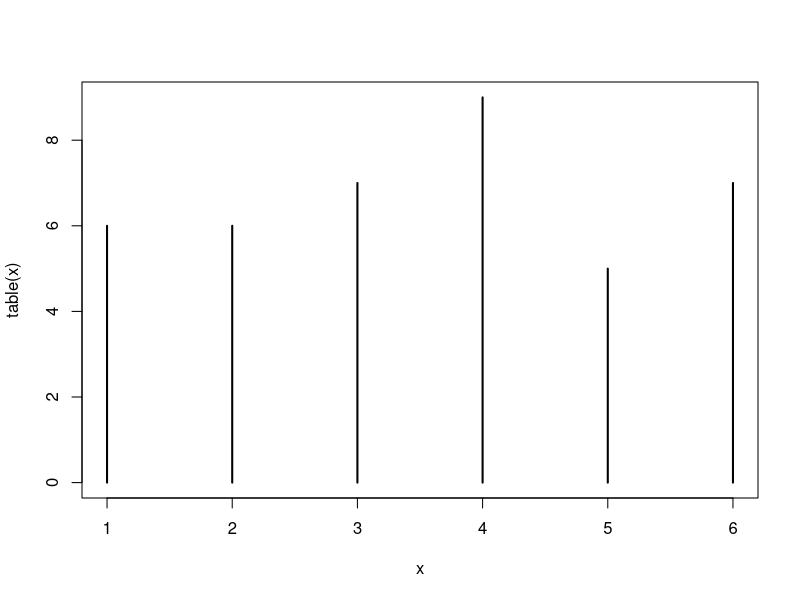
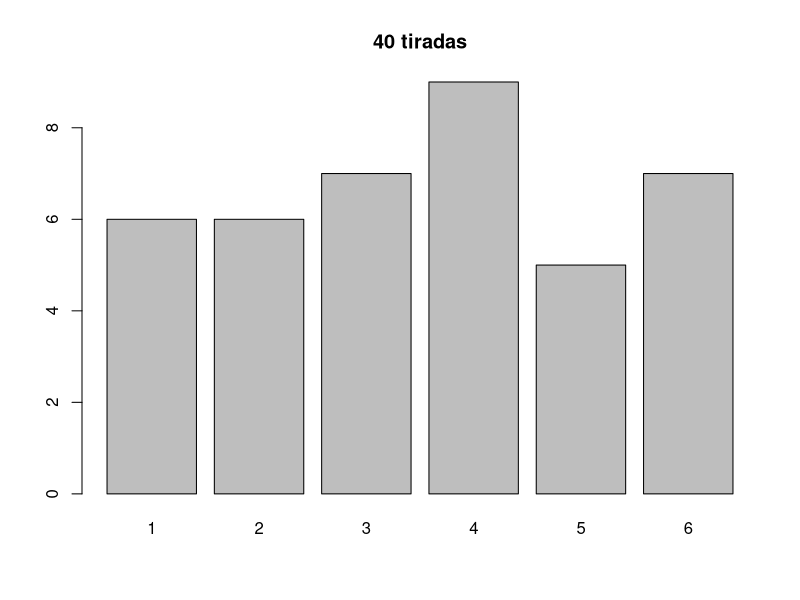
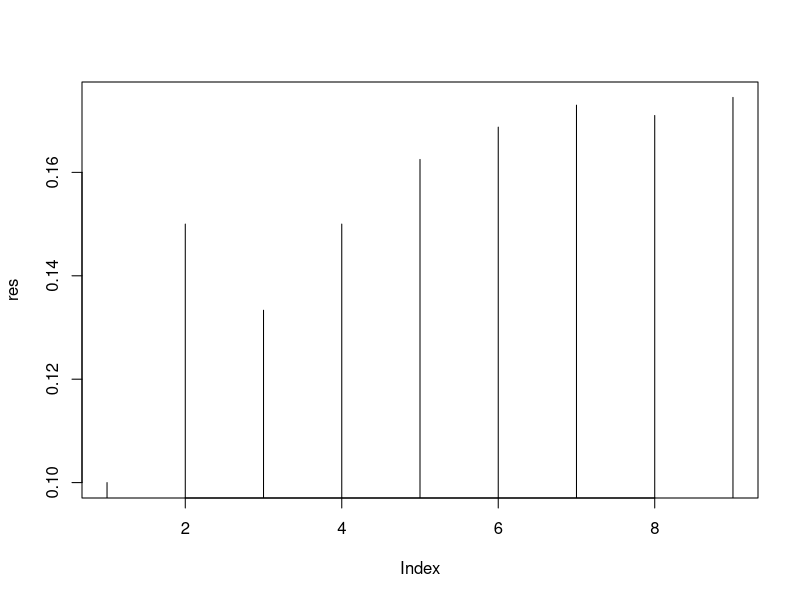
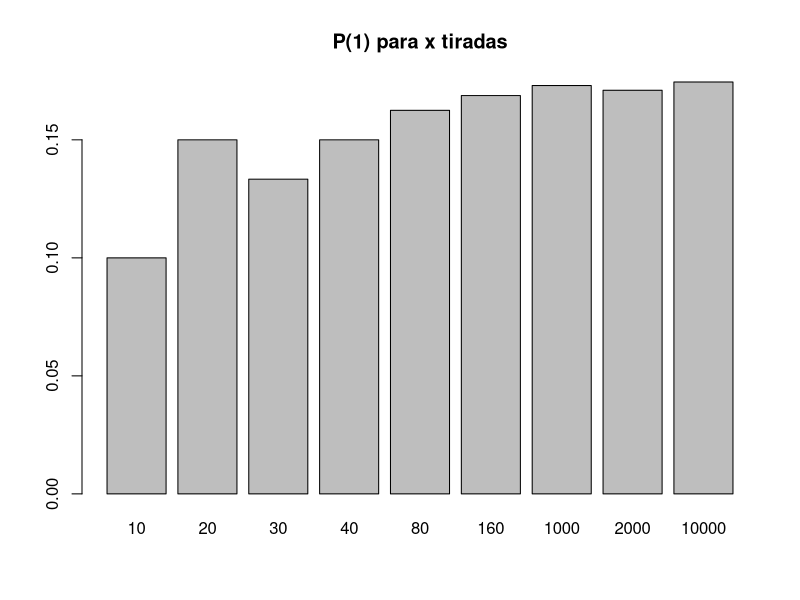
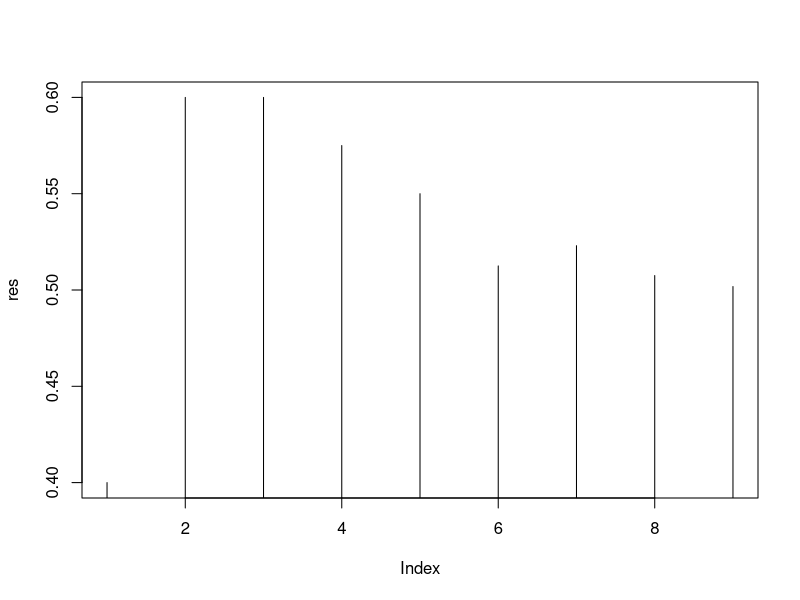
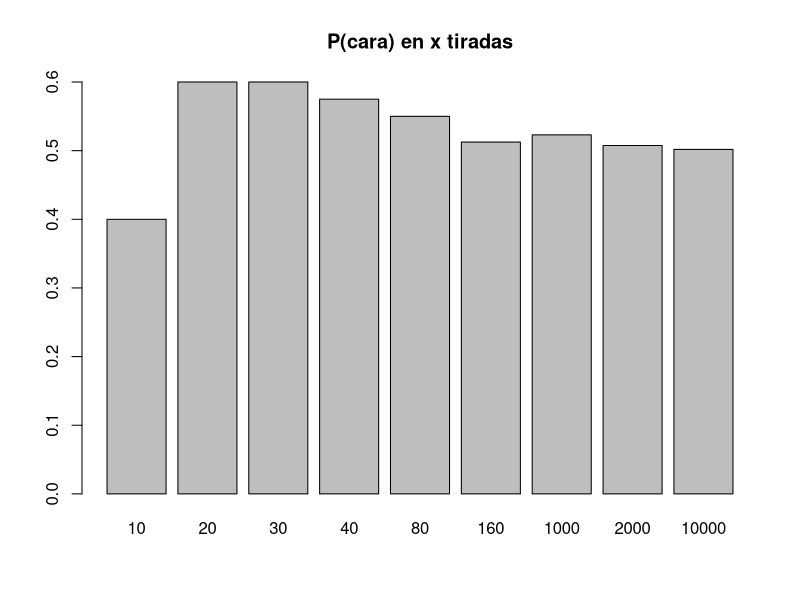
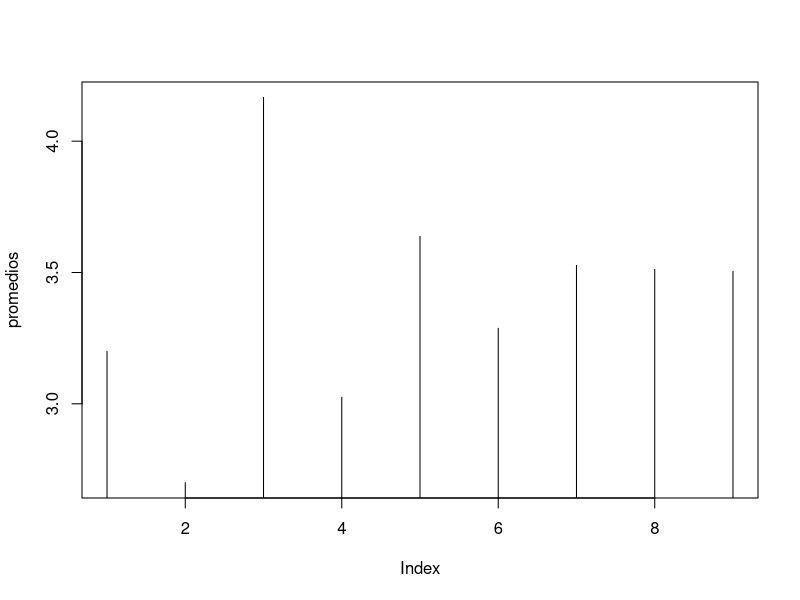
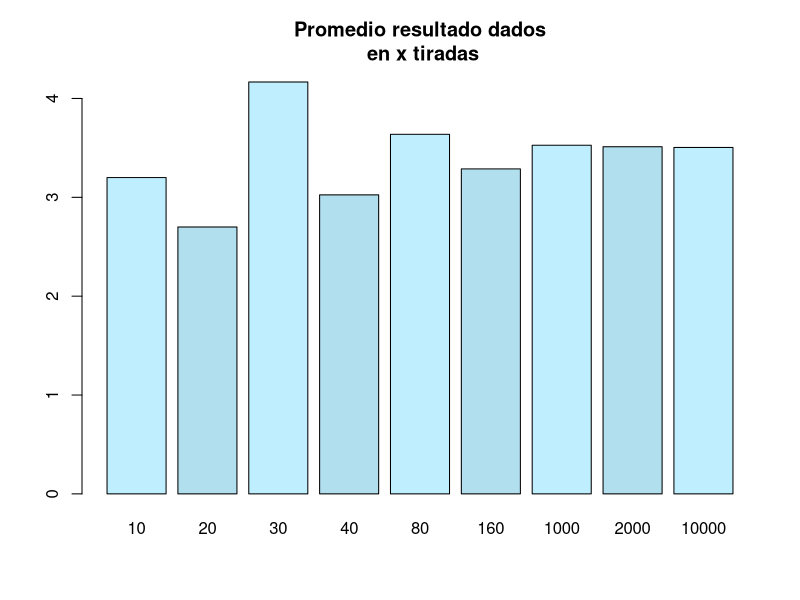

Here is the R script that generated these plots, in order:
## Test Basico

# Ejercicio 1.2.1

?sample
sample(1:6,20,replace=TRUE,prob=c(1/6,1/6,1/6,1/6,1/6,1/6))

x <- sample(1:6,40,replace=TRUE,prob=c(1/6,1/6,1/6,1/6,1/6,1/6))
x
tx <- table(x)
tx
plot(table(x),type="h")
barplot(tx, main="40 tiradas")

p <- function(x){x/tx[x]}
p(5)

# P(1) en k tiradas
p1 <- function(k){
  x <- sample(1:6,k,replace=TRUE,prob=c(1/6,1/6,1/6,1/6,1/6,1/6))
  tx <- table(x)
  tx[1]/k
}

?vapply
p1(30)
res <- vapply(list(10,20,30,40,80,160,1000,2000,10000),p1,c(1))
names(res) <- c(10,20,30,40,80,160,1000,2000,10000)
plot(res,type="h")
barplot(res, main="P(1) para x tiradas")  

# Ejercicio 1.2.2

sample(c(0,1),20,replace=TRUE,prob=c(0.5,0.5))
k <- 100
moneda_p1 <- function(k){
  x <- sample(c(0,1),k,replace=TRUE,prob=c(0.5,0.5))
  tx <- table(x)
  tx[1]/k
}

moneda_p1(30)
res <- vapply(list(10,20,30,40,80,160,1000,2000,10000),moneda_p1,c(1))
names(res) <- c(10,20,30,40,80,160,1000,2000,10000)
plot(res,type="h")
barplot(res, main="P(cara) en x tiradas")

## Promedio

# Ejercicio 1.2.3
k <- 100
x <- sample(1:6,k,replace=TRUE,prob=c(1/6,1/6,1/6,1/6,1/6,1/6))
x
sum(x)
length(x)
mean(x)

# promedio de los resultados al tirar k veces el dado
promedio <- function(k){
  x <- sample(1:6,k,replace=TRUE,prob=c(1/6,1/6,1/6,1/6,1/6,1/6))
  mean(x)
}

promedio (10)
promedios <- vapply(list(10,20,30,40,80,160,1000,2000,10000),promedio,c(1))
names(promedios) <- c(10,20,30,40,80,160,1000,2000,10000)
promedios

plot(promedios, type="h")
barplot(promedios, col=c("lightblue1","lightblue2"), main="Promedio resultado dados\n en x tiradas")

# Ejercicio 1.2.6

?sd
k <- 100
x <- sample(1:6,k,replace=TRUE,prob=c(1/6,1/6,1/6,1/6,1/6,1/6))
x
sum(x)
length(x)
mean(x)
sd(x)

desviostd <- function(k){
  x <- sample(1:6,k,replace=TRUE,prob=c(1/6,1/6,1/6,1/6,1/6,1/6))
  sd(x)
}

desvios <- vapply(list(10,20,30,40,80,160,1000,2000,10000),desviostd,c(1))
names(desvios) <- c(10,20,30,40,80,160,1000,2000,10000)
desvios

barplot(desvios, ylim=c(0,2), main="desvio estandar\n para x tiradas")

## Distribuciones

# Ejercicio 1.2.7

k <- 10
x <- sample(1:6,k,replace=TRUE,prob=c(1/6,1/6,1/6,1/6,1/6,1/6))
tx <- table(x)

barplot(tx)

enetiradas <- function(n){
  x <- sample(1:6,n,replace=TRUE,prob=c(1/6,1/6,1/6,1/6,1/6,1/6))
  table(x)
}

par(mfrow=c(2,3))
barplot(enetiradas(10), main="10")
barplot(enetiradas(20), main="20")
barplot(enetiradas(40), main="40")
barplot(enetiradas(80), main="80")
barplot(enetiradas(2000), main="2000")
barplot(enetiradas(10000), main="10000")
par(mfrow=c(1,1))

library(datasets)
data(iris)
length(iris$Petal.Length)
barplot(iris$Petal.Length)
par(mfrow=c(3,1))
barplot(iris$Petal.Length[1:50])
barplot(iris$Petal.Length[51:100])
barplot(iris$Petal.Length[101:150])
par(mfrow=c(1,1))

hist(iris$Petal.Length)
hist(iris[iris$Species=="setosa",]$Petal.Length,breaks=seq(0,3,0.05))
hist(iris$Petal.Length,breaks=seq(0,8,0.7))
hist(iris$Petal.Length,breaks=seq(0,8,0.1))

# ajusto Petal.Length para la Specie Setosa con dnorm
# le paso a dnorm los parametros mean y sd de los datos
mean(iris[iris$Species=="setosa","Petal.Length"])
sd(iris[iris$Species=="setosa","Petal.Length"])
# dnorm(x, mean=1.462, sd=0.173664)
par(mfrow=c(2,1))
hist(iris[iris$Species=="setosa",]$Petal.Length,breaks=seq(0.5,2.5,0.05), main="setosa Petal.Length\n mean=1.462 sd=0.173664")
plot(function(x) dnorm(x, mean=1.462, sd=0.173664), 0.5, 2.5, main = "dnorm(x, mean=1.462, sd=0.173664)",ylab="")
par(mfrow=c(1,1))

## Inferencia estadistica

sample(c(0,1),10,replace=TRUE,prob=c(0.75,0.25))
# [1] 1 1 0 1 1 1 1 0 0 0
# que probabilidad hay de este resultado si la moneda esta equilibrada
dbinom(6,10,0.5)
dbinom(4,10,0.5)

#  [1] 1 0 1 1 0 0 0 0 0 0
dbinom(3,10,0.5)

# [1] 0 0 0 0 0 0 0 0 1 0
dbinom(1,10,0.5)

x <- sample(c(0,1),20,replace=TRUE,prob=c(0.75,0.25))
tx <- table(x)
dbinom(tx[1],20,0.5)

x <- sample(c(0,1),100,replace=TRUE,prob=c(0.75,0.25))
tx <- table(x)
dbinom(tx[1],100,0.5)

# probabilidad de x si H0 en n tiradas
moneda <- function(n){
  x <- sample(c(0,1),n,replace=TRUE,prob=c(0.75,0.25))
  tx <- table(x)
  dbinom(tx[1],n,0.5) * 100
}

# veces que acepto H0 (sindo H1 por def de la funcion) con 95% de nivel de confianza
# en 20 rondas de 10 tiradas
res <- vapply(rep(10,20),moneda,c(1))
length(res[which(res > 5)])
# en 20 rondas de 20 tiradas
res <- vapply(rep(20,20),moneda,c(1))
length(res[which(res > 5)])
# en 20 rondas de 100 tiradas
res <- vapply(rep(100,20),moneda,c(1))
length(res[which(res > 5)])

dbinom(1,1,0.5)
dbinom(2,2,0.5)
dbinom(3,3,0.5)
dbinom(2,3,0.5)
dbinom(1,3,0.5)

# Nos dicen que el 15% de la poblacion mundial tiene sobrepeso.
# queremos saber si en Bs. As es la misma tasa
# Tomamos una muestra aleatoria de 5 habitantes y encontramos 2 con sobrepeso.

# H0 : Bs As tiene la misma tasa mundial, 15%

# probabilidad de q ninguno tenga sobrepeso, siendo H0
dbinom(0,1,0.15)
dbinom(0,2,0.15)
dbinom(0,3,0.15)
dbinom(0,4,0.15)
dbinom(0,5,0.15)
dbinom(0,1,0.15) ^ 5

# P(2 con sobrepeos y 3 sin)
dbinom(2,5,.15)
# P(3 con sobrepeos y 2 sin)
dbinom(3,5,.15)
# P(4 con sobrepeos y 1 sin)
dbinom(4,5,.15)
# P(5 con sobrepeos y 0 sin)
dbinom(5,5,.15)

# Si Bs As tuviera la misma tasa q la mundial, la prob de encontrar 2 con sobre peso en 5 es
# P(2 con sobrepeos y 3 sin)
dbinom(2,5,.15)
# no esta entre 5% sup ni el 5% if, ie. no hay motivo para rechazar H0

#En el siguiente código se grafica el seno y el coseno en el intervalo [-2\pi , 2\pi] 
plot(sin,-2*pi, 2*pi, col="red" , xlab="", ylab="")
par(new=TRUE)
plot(cos, -2*pi, 2*pi, col="blue" , xlab="", ylab="",  axes=FALSE) 
title(main="Gráficas del seno y coseno")
abline(a=0, b=0)

plot(function(x) dbinom(x,100, 0.15),0,100, col="blue",yaxt="n",ylim = c(0, 0.12),ylab="")
axis(4)
text(80,0.02,labels="dbinom",col="blue")
par(new=TRUE)
plot(function(x) pbinom(x,100, 0.15),0,100, col="red",yaxt="n",ylim = c(0, 1.2),ylab="")
axis(2)
text(40,1.1,labels="pbinom",col="red")

# Ejercicio 1.2.8

# serie que se nos entrega
serie <- c(rep(1,170),rep(2,235), rep(3,163),rep(4,105),rep(5,168),rep(6,159))
tserie <- table(serie)
tserie
# serie
#   1   2   3   4   5   6 
# 170 235 163 105 168 159 

# promedio de la serie dada:
mean(serie)
# [1] 3.343

# En 1.2.3 vimos que promedio para 10000 tiradas = 3.527000 
# En 1.2.6 vimos que sd para 10000 tiradas = 1.709289 

pnorm(3.343, mean=3.527000, sd=1.709289)
# [1] 0.4571378
qnorm(0.4571378, mean=3.527000, sd=1.709289)  # matematicamente, qnorm es la inversa a pnorm
# [1] 3.343
qnorm(0.95, mean=3.527000, sd=1.709289)
# [1] 6.33853
qnorm(0.05, mean=3.527000, sd=1.709289)
# [1] 0.7154698

plot(function(x) dnorm(x, mean=3.527000, sd=1.709289), 0, 8, main = "pnorm serie \n x=3.343 y=0.457", ylab="", yaxt="n")
axis(4)
par(new=TRUE)
plot(function(x) pnorm(x, mean=3.527000, sd=1.709289), 0, 8, main = "pnorm serie \n x=3.343 y=0.457", ylab="", yaxt="n")
axis(2)
abline(v=3.34, col="blue")
abline(h=0.457, col="blue")
abline(v=6.33, col="red")
abline(v=0.71, col="red")

pnorm(3.343, mean=3.527000, sd=1.709289)
# [1] 0.4571378

# No hay elemementos para desechar H0 = el dado esta equilibrado
# Es probable un promedio de 3.343 en 1000 tiradas con un dado equilibrado
# Pero bajo la alfombra del promedio se puede esconder muchas cosas
# Intento otra prueba

# defino una funcion que me devuelve las veces que salio el numero que menos salio
min_en1000 <- function(j){  # la j no la uso, es para poder usas sapply
  x <- sample(1:6,1000,replace=TRUE,prob=c(1/6,1/6,1/6,1/6,1/6,1/6))
  tx <- table(x)
  mintx <- min(tx)
}

# genero una serie de 100 minimos correspondientes a registrar 100 veces 1000 tiradas
serie_min <- sapply(1:100, min_en1000)
serie_min
min(serie_min)
mean(serie_min)
sd(serie_min)
pnorm(105, mean=mean(serie_min), sd=sd(serie_min))
# ahora si, muy baja, ese 105 es muy sospechoso

# funcion de densidad con los parametros mean y sd de la serie de minimos
plot(function(x) dnorm(x, mean=mean(serie_min), sd=sd(serie_min)), 100, 200, main = "dnorm serie minimos",ylab="")
abline(v=105, col = "red")
abline(v=qnorm(0.05, mean=mean(serie_min), sd=sd(serie_min)), col= "blue")
abline(v=qnorm(0.95, mean=mean(serie_min), sd=sd(serie_min)), col= "blue")



# el grafico de la probabilidad acumulada con los parametros mean y sd de la serie de minimos
plot(function(x) pnorm(x, mean=mean(serie_min), sd=sd(serie_min)), -1, 250, main = "pnorm serie minimos\n x=105",ylab="")


## Prueba con t-studen

# serie que se nos entrega
serie <- c(rep(1,170),rep(2,235), rep(3,163),rep(4,105),rep(5,168),rep(6,159))

x <- sample(1:6,1000,replace=TRUE,prob=c(1/6,1/6,1/6,1/6,1/6,1/6))

?t.test

datos <- as.data.frame(cbind(table(serie),rep(1/6,6)))
names(datos) <- c("frec","prob")
datos
chisq.test(datos$frec,p=datos$prob)


## Pruebas que deseche

# defino una funcion que me devuelve las veces que salio el 4
cuatro_en1000 <- function(j){  # la j no la uso, es para poder usas sapply
  x <- sample(1:6,1000,replace=TRUE,prob=c(1/6,1/6,1/6,1/6,1/6,1/6))
  tx <- table(x)
  tx[4]
}

# genero una serie de 100 4s correspondientes a registrar 100 veces 1000 tiradas
serie_4s <- sapply(1:100, cuatro_en1000)
serie_4s
min(serie_4s)
pnorm(105, mean=mean(serie_4s), sd=sd(serie_4s))

# plot(function(x) dnorm(x, mean=mean(serie_4s), sd=sd(serie_4s)), -1, 250, main = "dnorm serie_4s ",ylab="")

# el grafico de la probabilidad acumulada con los parametros mean y sd de la serie de 4s
plot(function(x) pnorm(x, mean=mean(serie_4s), sd=sd(serie_4s)), -1, 250, main = "pnorm serie 4s\n x=105",ylab="")
abline(v=105)



x <- sample(1:6,1000,replace=TRUE,prob=c(1/6,1/6,1/6,1/6,1/6,1/6))
tx <- table(x)
tx
sum(tx)
mintx <- min(tx)
mintx/1000
pbinom(mintx, 1000, 1/6)

pmin_en1000 <- function(j){
  x <- sample(1:6,1000,replace=TRUE,prob=c(1/6,1/6,1/6,1/6,1/6,1/6))
  tx <- table(x)
  mintx <- min(tx)
  pbinom(mintx, 1000, 1/6)
}

serie_pmin <- sapply(1:100, pmin_en1000)
serie_pmin

median(serie_pmin)
mean(serie_pmin)
sd(serie_pmin)

plot(function(x) dnorm(x, mean=mean(serie_pmin), sd=sd(serie_pmin)), -1, 1, main = "dnorm serie pmin",ylab="")
plot(function(x) pnorm(x, mean=mean(serie_pmin), sd=sd(serie_pmin)), -1, 1, main = "pnorm serie pmin",ylab="")
abline(v=pbinom(105,1000,1/6))
abline(v=pbinom(166,1000,1/6))

# cual es la probabilidad de en 1000 tiradas obtener 105 cuatros o menos
pbinom(105, 1000, 1/6)
# cual es la probabilidad de en 1000 tiradas obtener 235 doses o mas
1 - pbinom(235, 1000, 1/6)
# cual es la probabilidad de en 1000 tiradas obtener 170 unos o menos
pbinom(170, 1000, 1/6)


plot(function(x) dbinom(x, 1000, 1/6), 0, 400,  main = "dbinom",ylab="", type="l",col="blue")
abline(v=170)

plot(function(x) pbinom(x, 1000, 1/6), 0, 400,  main = "pbinom",ylab="", type="l", col="red")
abline(v=170)
abline(h=pbinom(170, 1000, 1/6))



sum(table(serie))
pserie <- tserie / 1000
pserie
1000/6
166/1000



serie_teorica <- c(rep(1,167),rep(2,167),rep(3,167),rep(4,167),rep(5,166),rep(6,166))
tserie_teorica <- table(serie_teorica)
pserie_teorica <- tserie_teorica / 1000
pserie_teorica
abs(pserie - pserie_teorica)

# en el ejercico 1.2.1 vimos que P(n) se acercaba a un poco mas de 0.16 al aumentar las tiradas
# calculo una serie suponiendo P(n) = 1/6 para todas las caras del dado
serie_aleatoria <- sample(1:6,1000,replace=TRUE,prob=c(1/6,1/6,1/6,1/6,1/6,1/6))
tserie_aleatoria <- table(serie_aleatoria)
tserie_aleatoria
pserie_aleatoria <- tserie_aleatoria / 1000
pserie_aleatoria
abs(pserie - pserie_aleatoria)

# --------------------------------------------------------------------
sample(1:6,1,replace=TRUE,prob=c(1/6,1/6,1/6,1/6,1/6,1/6))
sample(1:6,2,replace=TRUE,prob=c(1/6,1/6,1/6,1/6,1/6,1/6))
sample(1:6,3,replace=TRUE,prob=c(1/6,1/6,1/6,1/6,1/6,1/6))


# p(1) = 1/6
# p(no 1) = 1 - 1/6

# un solo 1 en dos tiradas
(1/6) * (5/6)
com <- expand.grid(c(1:6),c(1:6))
length(com$Var1)
solo1 <- com[com$Var1==1 & com$Var2!=1,]
length(solo1$Var1)
5/36

# al menos un 1 en dos tiradas
(1/6) * (5/6) + (5/6) * (1/6) + (1/6) * (1/6)
com <- expand.grid(c(1:6),c(1:6))
length(com$Var1)
solo1 <- com[com$Var1==1 | com$Var2==1,]
length(solo1$Var1)
11/36

# probabilidad de obtener 3 veces AS al arrojar 4 veces un dado equilibrado
c_4_3 <- factorial(4) / factorial(3) * factorial(1)
c_4_3 * ((1/6) ^ 3) * (5/6)
5/324
